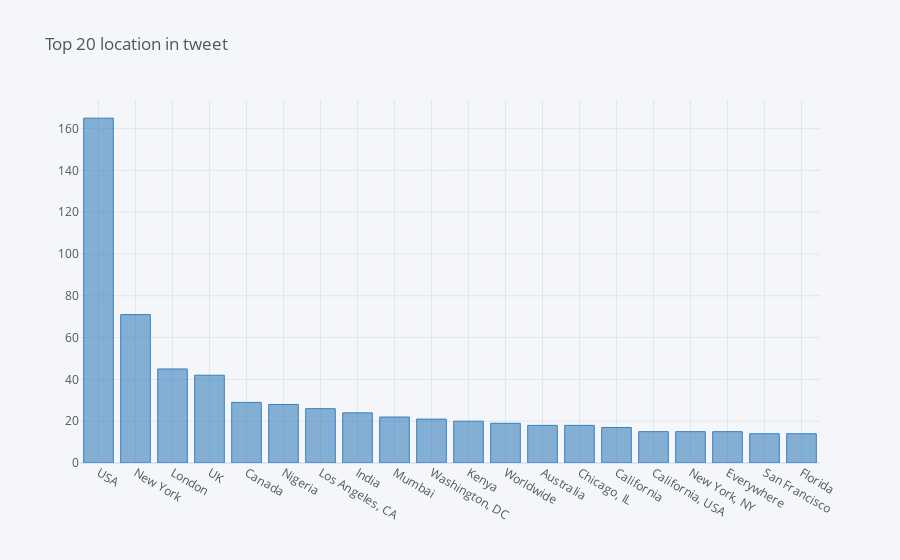

The notebook cell this image was saved under:
### Code cell
#Making locations consistent and fixing the different variations

train.loc[train['location'].isin(['US', 'United States', 'United States of America']), 'location'] = 'USA'
train.loc[train['location'].isin(['United Kingdom', 'The UK']), 'location'] = 'UK'

# Apply the same to the test set
test.loc[test['location'].isin(['US', 'United States', 'United States of America']), 'location'] = 'USA'
test.loc[test['location'].isin(['United Kingdom', 'The UK']), 'location'] = 'UK'

print('Number of unique locations: ', train['location'].nunique())
print('Top tweet locations:')
location_counts = train['location'].value_counts().head()
location_counts
train.location.value_counts()[:20].iplot(kind='bar', title='Top 20 location in tweet', color='blue')

### Figure 1 — Plotly figure (JSON) as saved in the notebook; plotly's stock layout.template omitted (floating-point values rounded to 4 significant figures)
{"data": [{"marker": {"color": "rgba(55, 128, 191, 0.6)", "line": {"color": "rgba(55, 128, 191, 1.0)", "width": 1}}, "name": "location", "orientation": "v", "text": "", "type": "bar", "x": ["USA", "New York", "London", "UK", "Canada", "Nigeria", "Los Angeles, CA", "India", "Mumbai", "Washington, DC", "Kenya", "Worldwide", "Australia", "Chicago, IL", "California", "California, USA", "New York, NY", "Everywhere", "San Francisco", "Florida"], "y": [165, 71, 45, 42, 29, 28, 26, 24, 22, 21, 20, 19, 18, 18, 17, 15, 15, 15, 14, 14]}], "layout": {"legend": {"bgcolor": "#F5F6F9", "font": {"color": "#4D5663"}}, "paper_bgcolor": "#F5F6F9", "plot_bgcolor": "#F5F6F9", "title": {"font": {"color": "#4D5663"}, "text": "Top 20 location in tweet"}, "xaxis": {"gridcolor": "#E1E5ED", "showgrid": true, "tickfont": {"color": "#4D5663"}, "title": {"font": {"color": "#4D5663"}, "text": ""}, "zerolinecolor": "#E1E5ED"}, "yaxis": {"gridcolor": "#E1E5ED", "showgrid": true, "tickfont": {"color": "#4D5663"}, "title": {"font": {"color": "#4D5663"}, "text": ""}, "zerolinecolor": "#E1E5ED"}}}
